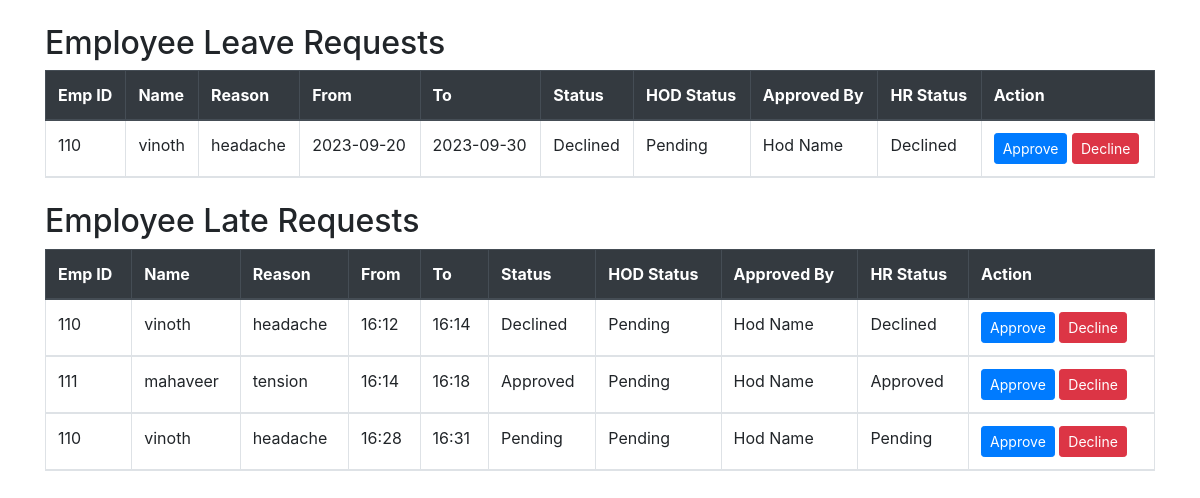
Page /request_disp on the committed database.
### app/models.py (models this page shows)
class leave(db.Model, UserMixin):
    id = db.Column(db.Integer, primary_key=True)
    emp_id = db.Column(db.Integer)
    emp_name = db.Column(db.String(150), nullable=False)
    reason = db.Column(db.String(150), nullable=False)
    from_date = db.Column(db.String(150), nullable=False)
    to_date = db.Column(db.String(150), nullable=False)
    status = db.Column(db.String(150), default='Pending')
    hod_approval = db.Column(db.String(150), default='Pending')
    approved_by = db.Column(db.String(150), default='Pending')
    hr_approval = db.Column(db.String(150), default='Pending')
    date = db.Column(db.DateTime(timezone=True), default=func.now())

class late(db.Model, UserMixin):
    id = db.Column(db.Integer, primary_key=True)
    emp_id = db.Column(db.Integer)
    emp_name = db.Column(db.String(150), nullable=False)
    reason = db.Column(db.String(150), nullable=False)
    from_time = db.Column(db.String(150), nullable=False)
    to_time = db.Column(db.String(150), nullable=False)
    status = db.Column(db.String(150), default='Pending')
    hod_approval = db.Column(db.String(150), default='Pending')
    approved_by = db.Column(db.String(150), default='Pending')
    hr_approval = db.Column(db.String(150), default='Pending')
    date = db.Column(db.DateTime(timezone=True), default=func.now())

### app/views.py (the view)
@app.route('/request_disp')
def request_disp():
    late_permission=late.query.order_by(late.date).all()
    leave_permission=leave.query.order_by(leave.date).all()
    return render_template('request_disp.html',late_permission=late_permission,leave_permission=leave_permission)

### app/templates/request_disp.html (shortened to what this page needs)
<!DOCTYPE html>
<html lang="en">
<head>
    <link rel="stylesheet" href="https://maxcdn.bootstrapcdn.com/bootstrap/4.5.2/css/bootstrap.min.css">
</head>
<body>
    <div class="container mt-4">
        <h2>Employee Leave Requests</h2>
        <table class="table table-striped table-bordered" id='leave_table'>
            <thead class="thead-dark">
                <tr>
                    <th>Emp ID</th>
                    <th>Name</th>
                    <th>Reason</th>
                    <th>From</th>
                    <th>To</th>
                    <th>Status</th>
                    <th>HOD Status</th>
                    <th>Approved By</th>
                    <th>HR Status</th>
                    <th>Action</th>
                </tr>
                {% for leave_permission in leave_permission %}
                    <tr>
                        <td>{{leave_permission.emp_id}}</td>
                        <td>{{leave_permission.emp_name}}</td>
                        <td>{{leave_permission.reason}}</td>
                        <td>{{leave_permission.from_date}}</td>
                        <td>{{leave_permission.to_date}}</td>
                        <td>{{leave_permission.status}}</td>
                        <td>{{leave_permission.hod_approval}}</td>
                        <td>{{leave_permission.approved_by}}</td>
                        <td>{{leave_permission.hr_approval}}</td>
                        <td><button class="btn btn-sm btn-primary" name='approve' onclick="Leave_Approve({{leave_permission.emp_id}})" id='approve'>Approve</button>
                        <button class="btn btn-sm btn-danger" name='decline' onclick="Leave_Decline({{leave_permission.emp_id}})" id='decline'>Decline</button></td>
                    </tr>
                {% endfor %}
            </thead>
        </table>
    </div>
    <div class="container mt-4">
        <h2>Employee Late Requests</h2>
        <table class="table table-striped table-bordered" id='late_table'>
            <thead class="thead-dark">
                <tr>
                    <th>Emp ID</th>
                    <th>Name</th>
                    <th>Reason</th>
                    <th>From</th>
                    <th>To</th>
                    <th>Status</th>
                    <th>HOD Status</th>
                    <th>Approved By</th>
                    <th>HR Status</th>
                    <th>Action</th>
                </tr>
                {% for late_permission in late_permission %}
                    <tr>
                        <td>{{late_permission.emp_id}}</td>
                        <td>{{late_permission.emp_name}}</td>
                        <td>{{late_permission.reason}}</td>
                        <td>{{late_permission.from_time}}</td>
                        <td>{{late_permission.to_time}}</td>
                        <td>{{late_permission.status}}</td>
                        <td>{{late_permission.hod_approval}}</td>
                        <td>{{late_permission.approved_by}}</td>
                        <td>{{late_permission.hr_approval}}</td>
                        <td><button class="btn btn-sm btn-primary" name='approve' onclick="Late_Approve({{late_permission.emp_id}})" id='approve'>Approve</button>
                        <button class="btn btn-sm btn-danger" name='decline' onclick="Late_Decline({{late_permission.emp_id}})" id='decline'>Decline</button></td>
                    </tr>
                {% endfor %}
            </thead>
        </table>
    </div>
</body>
</html>

### rows in the picture
leave: emp_id "110", emp_name "vinoth", reason "headache", from_date "2023-09-20", to_date "2023-09-30", status "Declined", hod_approval "Pending", approved_by "Hod Name", hr_approval "Declined"
late: emp_id "110", emp_name "vinoth", reason "headache", from_time "16:12", to_time "16:14", status "Declined", hod_approval "Pending", approved_by "Hod Name", hr_approval "Declined"
late: emp_id "111", emp_name "mahaveer", reason "tension", from_time "16:14", to_time "16:18", status "Approved", hod_approval "Pending", approved_by "Hod Name", hr_approval "Approved"
late: emp_id "110", emp_name "vinoth", reason "headache", from_time "16:28", to_time "16:31", status "Pending", hod_approval "Pending", approved_by "Hod Name", hr_approval "Pending"
